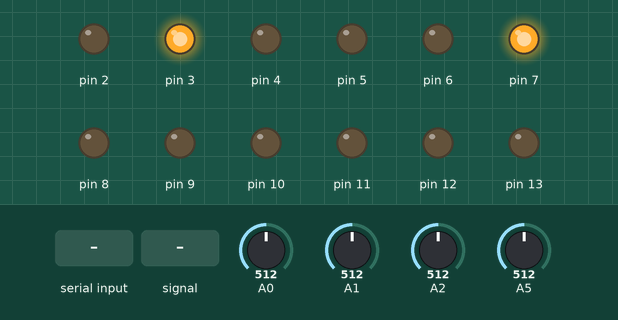
The sketch below on a simulated Arduino Uno, built with avr-gcc and run on an emulated ATmega328P. Shown: output pins drawn as LEDs (lit = HIGH). The inputs (shaded band) are chosen by the test bench; at power-on: A0 = 512, A1 = 512, A2 = 512, A5 = 512. What the sketch prints to the serial monitor is not drawn.

Above: at 0.8 s.
0.9 s: byte 0 (0) received over Serial
At 1.8 s:
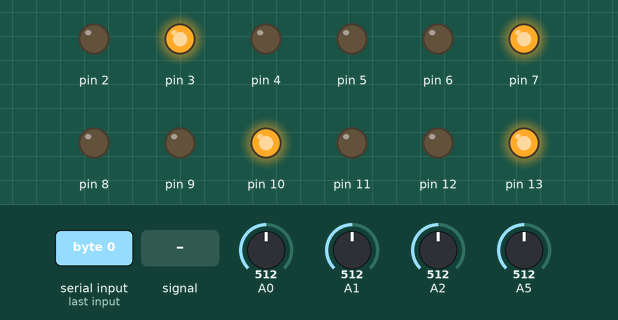
3.0 s: A0 fed a 200 Hz sine of ±81 counts around its level
4.8 s: A1 fed a 200 Hz sine of ±81 counts around its level
Timing chart, 0 to 7.8 s (numbered marks = the images above; inputs shaded):
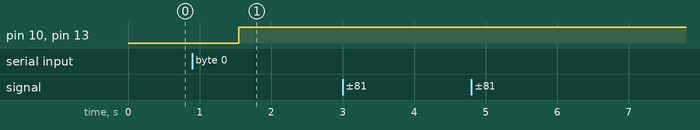

Measured:
- after the input at 0.9 s, pin 10, pin 13: LOW → HIGH after 0.65 s instead of 1.7 s
- after the input at 3.0 s, every drawn part: stays the same
- after the input at 4.8 s, every drawn part: stays the same

The sketch:

Send_temperature_data_to_GUI.ino
```cpp
static char IDARRAY[] = "MOM Test Box";
//static char IDARRAY[] = "Just an Arduino";

//Packet structure is: byte(0) STARTBYTE -> byte(1) packet length -> byte(2) checksum -> byte(3) packet identifier -> byte(4-n) data packet;
//Maximum data packet size is 252 bytes (256 bytes - 4 bytes for header and stop byte)
uint8_t checkSum = 0; //byte for verifying data integrity
uint8_t dataPacket[256]; //Array for storing data packets to be sent to GUI - start of packet is {0, 0}
uint8_t tempArray[3]; //Array for storing temperature recordings: 0 - input; 1 - output; 2 - external
uint8_t panelArray[2]; //Array for storing
uint8_t counter = 1; //Dummy counter so while loops quit after 256 tries
boolean packetSent = false; //Whether there the packet was successfully transmitted

static uint8_t STARTBYTE = 0; //Identifies start of packet
static uint8_t IDPACKET = 1; //Identifies packet as device identification packet
static uint8_t TEMPPACKET = 2; //Identifies packet as temperature recordings
static uint8_t PANELPACKET = 3; //Identifies packet as panel status
static uint8_t WAVEPACKET = 4; //Identifies packet as recorded analog waveform
static uint8_t HEADER = 4; //Indentifies length of header
static uint8_t IDSIZE = sizeof(IDARRAY); //Size of ID packet
static uint8_t TEMPSIZE = sizeof(tempArray); //Size of temperature packet
static uint8_t PANELSIZE = sizeof(panelArray); //Size of temperature packet
static uint8_t WAVESIZE = 252; //Size of wave packet

// Define various ADC prescaler
//const unsigned char PS_2 = (1 << ADPS0); //Does not seem to work, ADC stops.
const unsigned char PS_4 = (1 << ADPS1);
//const unsigned char PS_8 = (1 << ADPS1) | (1 << ADPS0);
//const unsigned char PS_16 = (1 << ADPS2);
//const unsigned char PS_32 = (1 << ADPS2) | (1 << ADPS0);
//const unsigned char PS_64 = (1 << ADPS2) | (1 << ADPS1);
const unsigned char PS_128 = (1 << ADPS2) | (1 << ADPS1) | (1 << ADPS0); //Default pre-scaler in Arduino

int a = 0; //universal loop counter - only use in isolated functions
uint16_t anaRead = 0; //Ttemporarilly stores ADC outputs - can also be used as an accumulator
static uint8_t ADCSHIFT = 4+2; //Number of times to shift ADC register for 8-bit conversion - Resample is calculated based on this value
static uint8_t NSAMPLE = 1<<(ADCSHIFT-2); //Subtract two from ADC shift since ADC is already 10 bit

//PORT D: USB, Switches, Digital I/O
//0 - USB RX
//1 - USB TX
//2 - Toggle Switch
//3 - Analog Switch 1 (PWM)
//4 - Analog Switch 2
//5 - Digital I/O 1
//6 - Digital I/O 2
//7 - +5V Supply

//PORTB: Digital Pot, Alarm
//8 - CS
//9 - Digital Pot Input (PWM)
//10 - Warning LED
//11 - MOSI
//12 - Warning Buzzer
//13 - CLK

//PORTC: Thermometers, Analog Input, Potentiometer
//A0 - Temp - Input
//A1 - Temp - Output
//A2 - Temp - LED
//A3 - Analog Input 1 (diode)
//A4 - Analog Input 2
//A5 - Potentiometer

void setup() {
  // set up the ADC
  ADCSRA &= ~PS_128;  // remove bits set by Arduino library
  ADCSRA |= PS_4;    //Sets sample rate to 308kHz - best temporal precision for 1-10kHz mirror
  DIDR0 = B11111111; //Turns off digital input on pins A0-A5 (PORTC) to decrease noise to ADC and current load

  DDRB |= B00111111; //Set all pins as output
  PORTB &= B11000000; //Set all pins low
  DDRD |= B11111100; //Set all pins but USB as output
  PORTD |= B10001000; //Set pins 3 and 7 high
  PORTD &= B11101111; //Set pin 4 low
  Serial.begin(250000);
  initializeDevice();
}

void loop() {
  tempArray[0] = recordAnalog(0);
  tempArray[1] = recordAnalog(1);
  tempArray[2] = recordAnalog(2);
  sendPacket(tempArray, TEMPPACKET, TEMPSIZE);
  panelArray[0] = recordAnalog(5);
  sendPacket(panelArray, PANELPACKET, PANELSIZE);
  PORTB &= B11000000;
  PORTB |= B00100100;
}

void initializeDevice(){
  while(!packetSent){
    sendPacket(IDARRAY, IDPACKET, IDSIZE); //Keep sending ID packet until successful connection
    clearBuffer();
    if(!packetSent) packetError();
  }

  //ADCs tend to read high on reboot, so take a set of dummy reads to calibrate them
  counter = 6;
  while(counter){
    tempArray[0] = recordAnalog(0);
    tempArray[1] = recordAnalog(1);
    tempArray[2] = recordAnalog(2);
    delay(100);
    counter--;
  }
}

void sendPacket(uint8_t packet[], uint8_t identifier, uint8_t packetSize){
  dataPacket[0] = STARTBYTE;
  dataPacket[1] = packetSize; //Add packet length to data packet
  checkSum = identifier; //Add identifier to checksum
  dataPacket[3] = identifier; //Add identifier to data packet
  for(a=0; a<packetSize; a++){ //Load packet and update checksum
    dataPacket[a + HEADER] = packet[a];
    checkSum += packet[a];
  }
  dataPacket[2] = checkSum; //Add checksum to data packet
  Serial.write(dataPacket, (packetSize + HEADER)); //Send assembled data packet to computer
}

byte recordAnalog(byte pin){
  analogRead(pin);
  anaRead = 0;
  for(a = 0; a < NSAMPLE; a++) anaRead += analogRead(pin);
  anaRead >>= ADCSHIFT;
  return anaRead;
}

void recordPanel(){
  analogRead(5);
  panelArray[0] = analogRead(5) >> 2;
}

//Try to clear buffer until cleared, or 256 attempts made.
void clearBuffer(){
  packetSent = false;
  counter = 1;
  //Wait for confirm byte to arrive
  while(Serial.available() == 0 && counter){
    delay(10);
    counter++;
  }
  counter = 1;
  while(Serial.available() > 0 && counter){
    if(Serial.read() == 0) packetSent = true; //If confirm byte is received remove error flag
    else counter++;
  }
}

void packetError(){
        PORTB |= B00100100;
        delay(500);
        PORTB &= B11000000;
        delay(500);
        PORTB |= B00100100;
        delay(500);
        PORTB &= B11000000;
        delay(500);
        PORTB |= B00100100;
        delay(500);
        PORTB &= B11000000;
        delay(500);
}
```
